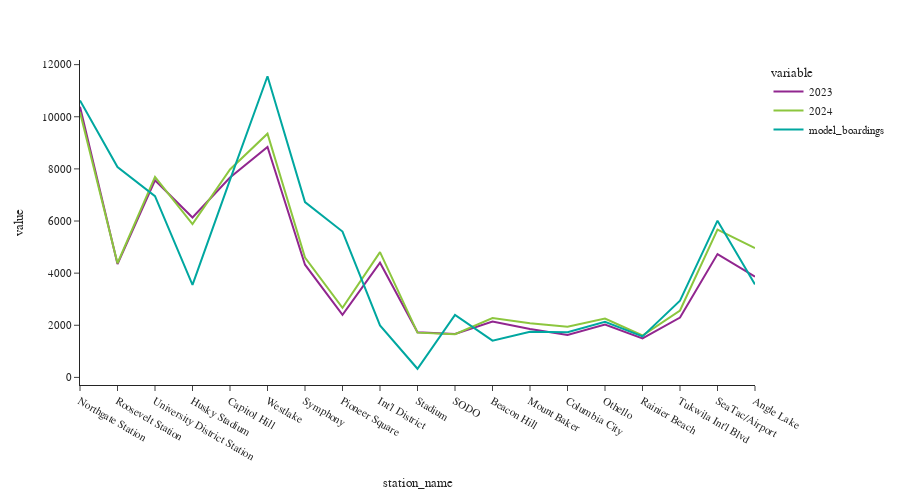

Notebook cell for this chart:
### Code cell
fig = px.line(df[[2023,2024,'model_boardings']])
fig.update_layout(height=500, width=900, font=dict(size=11),
                  yaxis_tickformat = '.00f')
fig.show()

### Figure 1 — Plotly figure (JSON) as saved in the notebook; plotly's stock layout.template omitted (floating-point values rounded to 4 significant figures)
{"data": [{"hovertemplate": "variable=2023<br>station_name=%{x}<br>value=%{y}<extra></extra>", "legendgroup": "2023", "line": {"color": "#91268F", "dash": "solid"}, "marker": {"symbol": "circle"}, "mode": "lines", "name": "2023", "orientation": "v", "showlegend": true, "type": "scatter", "x": ["Northgate Station", "Roosevelt Station", "University District Station", "Husky Stadium", "Capitol Hill", "Westlake", "Symphony", "Pioneer Square", "Int'l District", "Stadium", "SODO", "Beacon Hill", "Mount Baker", "Columbia City", "Othello", "Rainier Beach", "Tukwila Int'l Blvd", "SeaTac/Airport", "Angle Lake"], "xaxis": "x", "y": [10384, 4349, 7563, 6134, 7667, 8845, 4324, 2400, 4399, 1731, 1669, 2147, 1861, 1630, 2030, 1495, 2298, 4731, 3865], "yaxis": "y"}, {"hovertemplate": "variable=2024<br>station_name=%{x}<br>value=%{y}<extra></extra>", "legendgroup": "2024", "line": {"color": "#8CC63E", "dash": "solid"}, "marker": {"symbol": "circle"}, "mode": "lines", "name": "2024", "orientation": "v", "showlegend": true, "type": "scatter", "x": ["Northgate Station", "Roosevelt Station", "University District Station", "Husky Stadium", "Capitol Hill", "Westlake", "Symphony", "Pioneer Square", "Int'l District", "Stadium", "SODO", "Beacon Hill", "Mount Baker", "Columbia City", "Othello", "Rainier Beach", "Tukwila Int'l Blvd", "SeaTac/Airport", "Angle Lake"], "xaxis": "x", "y": [10171, 4380, 7694, 5879, 7977, 9351, 4599, 2672, 4808, 1717, 1656, 2274, 2078, 1942, 2261, 1608, 2567, 5670, 4963], "yaxis": "y"}, {"hovertemplate": "variable=model_boardings<br>station_name=%{x}<br>value=%{y}<extra></extra>", "legendgroup": "model_boardings", "line": {"color": "#00A7A0", "dash": "solid"}, "marker": {"symbol": "circle"}, "mode": "lines", "name": "model_boardings", "orientation": "v", "showlegend": true, "type": "scatter", "x": ["Northgate Station", "Roosevelt Station", "University District Station", "Husky Stadium", "Capitol Hill", "Westlake", "Symphony", "Pioneer Square", "Int'l District", "Stadium", "SODO", "Beacon Hill", "Mount Baker", "Columbia City", "Othello", "Rainier Beach", "Tukwila Int'l Blvd", "SeaTac/Airport", "Angle Lake"], "xaxis": "x", "y": [10620.0, 8074.0, 6954.0, 3552.0, 7579.0, 11550.0, 6724.0, 5595.0, 1993.0, 332.0, 2396.0, 1411.0, 1749.0, 1737.0, 2136.0, 1571.0, 2945.0, 6012.0, 3569.0], "yaxis": "y"}], "layout": {"font": {"size": 11}, "height": 500, "legend": {"title": {"text": "variable"}, "tracegroupgap": 0}, "margin": {"t": 60}, "width": 900, "xaxis": {"anchor": "y", "domain": [0, 1], "title": {"text": "station_name"}}, "yaxis": {"anchor": "x", "domain": [0, 1], "tickformat": ".00f", "title": {"text": "value"}}}}
